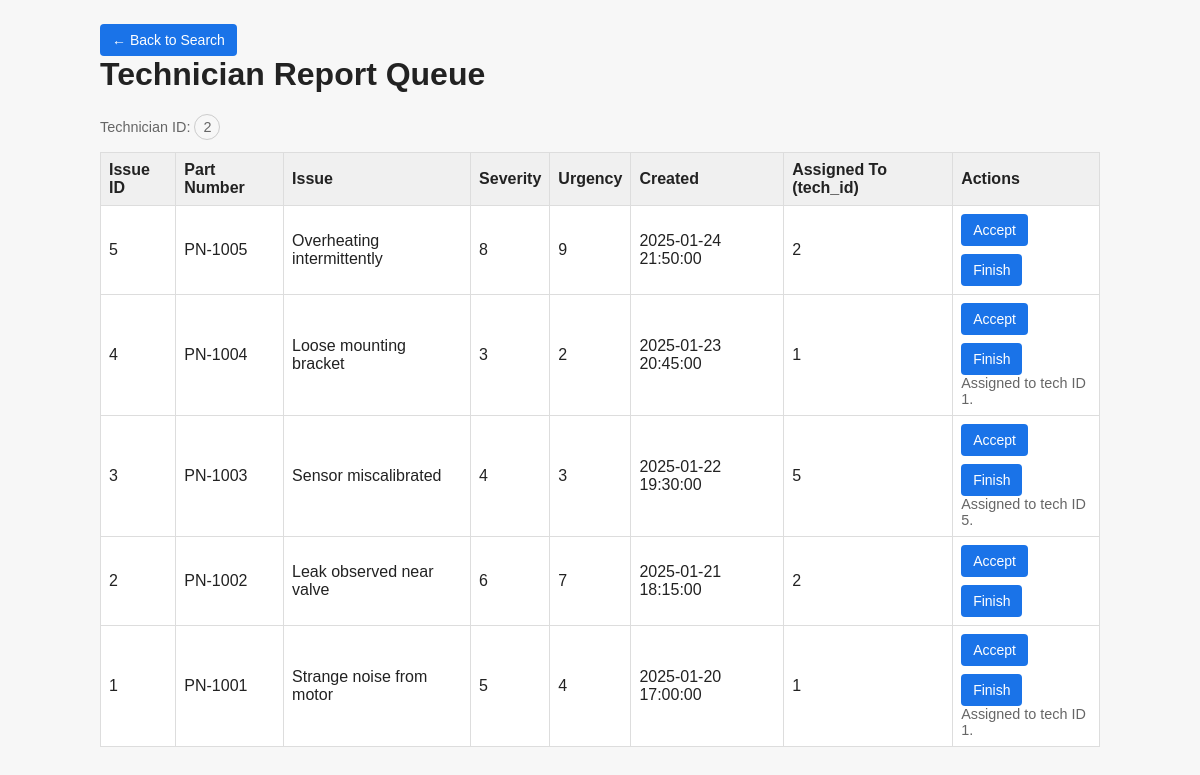
/swaps_project/technician.php (signed in), run on the app's committed database.
### tables this page shows
CREATE TABLE `reports` (
	`issue_id` INT AUTO_INCREMENT PRIMARY KEY COMMENT 'admin only',
	`part_number` VARCHAR(255) NOT NULL COMMENT 'all',
	`issue` TEXT NOT NULL COMMENT 'all',
	 
	`severity` TINYINT UNSIGNED COMMENT 'tech only',
	`urgency` TINYINT UNSIGNED COMMENT 'tech only',
	 
	`performed_by` INT COMMENT 'tech user_id',
	`created_at` DATETIME DEFAULT CURRENT_TIMESTAMP COMMENT 'record created timestamp',
	FOREIGN KEY (`performed_by`) REFERENCES `users`(`user_id`) ON DELETE SET NULL
);

### swaps_project/technician.php (the view, shortened to what this page needs)
<?php
require_once __DIR__ . '/config.php';
function pdo_conn(): PDO {
  return getPDOConnection();
}
function e(string $s): string { return htmlspecialchars($s, ENT_QUOTES, "UTF-8"); }
function formatSingaporeTime(?string $datetime): string {
  try {
    $dt = new DateTime($datetime, new DateTimeZone('UTC'));
    $dt->setTimezone(new DateTimeZone('Asia/Singapore'));
    return $dt->format('Y-m-d H:i:s');
  } catch (Throwable $e) {
    return $datetime;
  }
}
$techId = $_SESSION['user_id'] ?? 0;
try {
  $pdo = pdo_conn();
} catch (Throwable $e) {
  http_response_code(500);
  error_log('Technician DB connection error: ' . $e->getMessage());
  echo "DB connection failed. Check DB settings in technician.php.";
  exit;
}
$stmt = $pdo->prepare("
  SELECT issue_id, part_number, issue, severity, urgency, created_at, performed_by
  FROM reports
  ORDER BY created_at DESC
");
$stmt->execute();
$rows = $stmt->fetchAll();
?>
<!doctype html>
<html lang="en">
<head>
  <link rel="stylesheet" href="/swaps_project/styles.css">
</head>
<body>
  <div class="wrap">
    <a href="/swaps_project/search.php" class="btn-back">← Back to Search</a>
    <div class="bar">
      <div>
        <h1>Technician Report Queue</h1>
        <div class="small">Technician ID: <span class="pill"><?= e((string)$techId) ?></span></div>
      </div>
    </div>
    <table>
      <thead>
        <tr>
          <th>Issue ID</th>
          <th>Part Number</th>
          <th>Issue</th>
          <th>Severity</th>
          <th>Urgency</th>
          <th>Created</th>
          <th>Assigned To (tech_id)</th>
          <th>Actions</th>
        </tr>
      </thead>
      <tbody>
      <?php if (!$rows): ?>
        <tr><td colspan="8">No reports found.</td></tr>
      <?php else: ?>
        <?php foreach ($rows as $r): ?>
          <?php
            $canAccept = empty($r["performed_by"]);
            $canFinish = (int)($r["performed_by"] ?? 0) === $techId;
          ?>
          <tr>
            <td><?= e((string)$r["issue_id"]) ?></td>
            <td><?= e((string)$r["part_number"]) ?></td>
            <td><?= e((string)$r["issue"]) ?></td>
            <td><?= e((string)$r["severity"]) ?></td>
            <td><?= e((string)$r["urgency"]) ?></td>
            <td><?= e(formatSingaporeTime($r["created_at"])) ?></td>
            <td><?= e((string)($r["performed_by"] ?? "")) ?></td>
            <td>
              <form method="post" class="inline-form-flex">
                <button class="btn accept <?= $canAccept ? "" : "disabled" ?>"
                        type="submit" name="action" value="accept" <?= $canAccept ? "" : "disabled" ?>>
                  Accept
                </button>
                <button class="btn finish <?= $canFinish ? "" : "disabled" ?>"
                        type="submit" name="action" value="finish" <?= $canFinish ? "" : "disabled" ?>>
                  Finish
                </button>
              </form>
              <div class="small">
                <?php if ((int)($r["performed_by"] ?? 0) > 0 && (int)($r["performed_by"] ?? 0) !== $techId): ?>
                  Assigned to tech ID <?= e((string)$r["performed_by"]) ?>.
                <?php endif; ?>
              </div>
            </td>
          </tr>
        <?php endforeach; ?>
      <?php endif; ?>
      </tbody>
    </table>
  </div>
</body>
</html>

### swaps_project/styles.css (style rules this page uses)
body { font-family: Arial, sans-serif; margin: 24px; background: #f7f7f7; color: #222; }
a { color: #1a73e8; text-decoration: none; }
.container, .card, .wrap { max-width: 1000px; margin: 0 auto; }
h1, h2, h3 { margin-top: 0; }
button, .btn, .btn-back, .nav a { display: inline-block; padding: 8px 12px; background: #1a73e8; color: #fff; border: none; border-radius: 4px; cursor: pointer; text-decoration: none; font-size: 14px; }
.table, table { border-collapse: collapse; width: 100%; margin-top: 12px; background: #fff; }
th, td { border: 1px solid #ddd; padding: 8px; text-align: left; }
th { background: #f0f0f0; }
.inline-form-flex { display: flex; gap: 8px; flex-wrap: wrap; }
.small { font-size: 0.9em; color: #666; }
.pill { display: inline-block; padding: 4px 8px; border: 1px solid #ccc; border-radius: 999px; }

### data on the page
reports: issue_id "5", part_number "PN-1005", issue "Overheating intermittently", severity "8", urgency "9", created_at "2025-01-24 21:50:00", performed_by "2"
reports: issue_id "4", part_number "PN-1004", issue "Loose mounting bracket", severity "3", urgency "2", created_at "2025-01-23 20:45:00", performed_by "1"
reports: issue_id "3", part_number "PN-1003", issue "Sensor miscalibrated", severity "4", urgency "3", created_at "2025-01-22 19:30:00", performed_by "5"
reports: issue_id "2", part_number "PN-1002", issue "Leak observed near valve", severity "6", urgency "7", created_at "2025-01-21 18:15:00", performed_by "2"
reports: issue_id "1", part_number "PN-1001", issue "Strange noise from motor", severity "5", urgency "4", created_at "2025-01-20 17:00:00", performed_by "1"

### other printed values
$techId "2"
